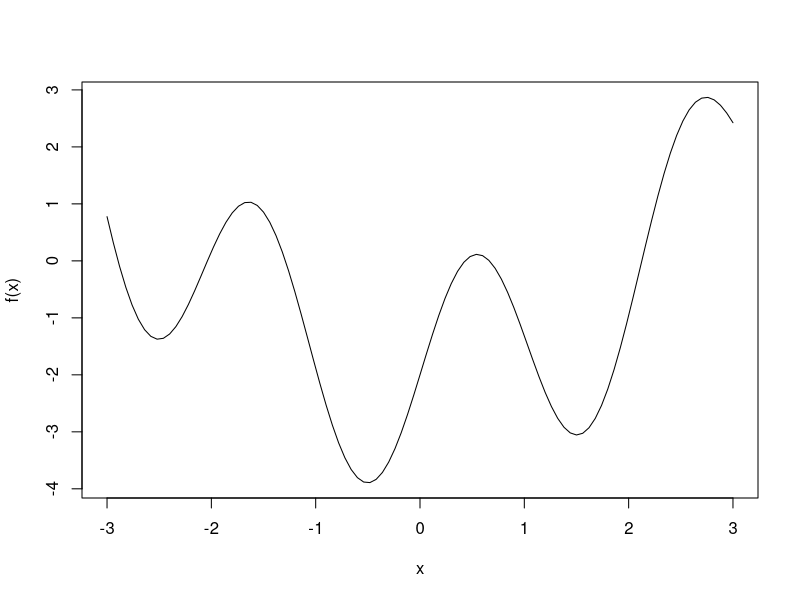
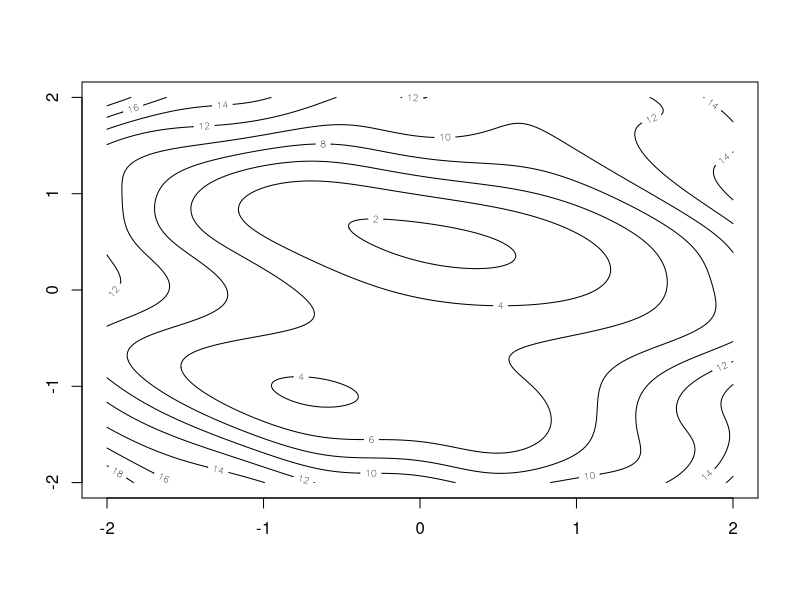

These figures' R source, in order:
## ---- chunk 1
knitr::opts_chunk$set(echo = TRUE)
## ---- chunk 2
f = function(x) 2*sin(3*x) + 0.4*x^2 - 2
curve(f, from = -3, to = 3)
## ---- chunk 3
optimize(f, interval = c(-3, 3))

optimize(f, interval = c(-0.8, 2))

## ---- chunk 4
f_sym = expression(2*sin(3*x) + 0.4*x^2 - 2)
f1_sym = D(f_sym, 'x'); f1 = function(x) eval(f1_sym)
f2_sym = D(f1_sym, 'x'); f2 = function(x) eval(f2_sym)

newton <- function(f1, f2, init, tol, print) {
  x = init
  change = tol + 1
  while (change > tol) {
    x_pre = x
    x = x - f1(x) / f2(x); if(print) {cat(x, '\n')}
    change = abs(x - x_pre)
  }
  return(x)
}

newton(f1_sym, f2_sym, 1, 1e-6, TRUE)
## ---- chunk 5
for (i in seq(-3, 3, 0.5)) {
  print(newton(f1_sym, f2_sym, i, 1e-6, FALSE))
}
## ---- chunk 6
f = function(x, y) {
  return(cos(x*y) *sin(2*x*y-5) + 2 * cos(3*x + y - 5) + 2*(x)^2 + 2*(y)^2 + 2)
}

library(pracma) # for meshgrid
x = seq(-2, 2, length = 500)
y = seq(-2, 2, length = 500)
gridXY = meshgrid(x, y)
z = matrix(mapply(f, gridXY$X, gridXY$Y), nrow = 500)
contour(x, y, z)
min(z)
## ---- chunk 7
f1 = deriv(expression(cos(x*y) *sin(2*x*y-5) + 2 * cos(3*x + y - 5) + 2*(x)^2 + 2*(y)^2 + 2), namevec = c('x', 'y'), function.arg=T, hessian=T)
f1(0,0)
## ---- chunk 8
optim_results <- data.frame(minimum = numeric(), times = numeric())

start = Sys.time()
nlm_grad <- nlm(function(x) f1(x[1], x[2]), c(1,1))
end = Sys.time()
nlm_grad
optim_results["nlm_with_grad",] <- c(nlm_grad$value,end - start)

start = Sys.time()
nlm_nograd <- nlm(function(x) f(x[1], x[2]), c(1,1))
end = Sys.time()
nlm_nograd
optim_results["nlm_no_grad",] <- c(nlm_nograd$value,end - start)
## ---- chunk 9
start = Sys.time()
NM <- optim(c(1, 1), function(x) f(x[1], x[2]), method = "Nelder-Mead")
end = Sys.time()
NM
optim_results["Nelder-Mead",] <- c(NM$value,end - start)
## ---- chunk 10
start = Sys.time()
CG <- optim(c(1, 1), function(x) f(x[1], x[2]), method = "CG")
end = Sys.time()
CG
optim_results["CG",] <- c(CG$value,end - start)
## ---- chunk 11
start = Sys.time()
BFGS <- optim(c(1, 1), function(x) f(x[1], x[2]), method = "BFGS")
end = Sys.time()
BFGS
optim_results["BFGS",] <- c(BFGS$value,end - start)

start = Sys.time()
LBFGS <- optim(c(1, 1), function(x) f(x[1], x[2]), method = "L-BFGS-B")
end = Sys.time()
LBFGS
optim_results["L-BFGS-B",] <- c(LBFGS$value,end - start)
## ---- chunk 12
start = Sys.time()
SANN <- optim(c(1, 1), function(x) f(x[1], x[2]), method = "SANN")
end = Sys.time()
SANN
optim_results["SANN",] <- c(SANN$value,end - start)
## ---- chunk 13
optim_results
